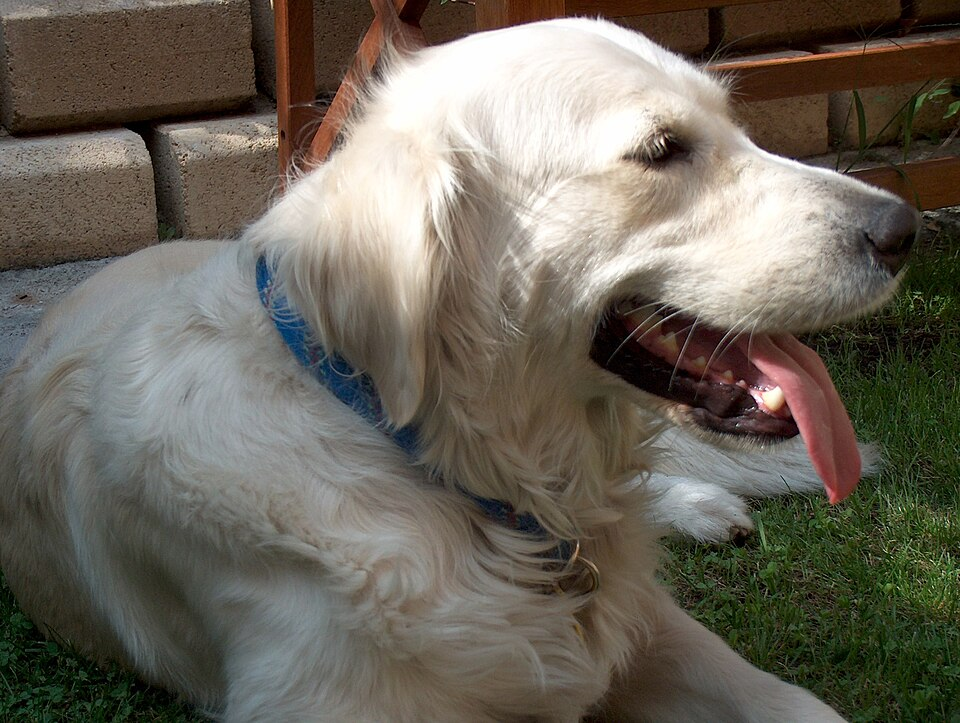
#> input picture figures/example_dog_public_domain.jpg, 960 x 723 px
$ python make_diffusion_example.py
#> lines starting #> are read from the running program, lines starting #| are printed output that depends on the picture
"""Make the illustrative clean/noisy thumbnails used in Figure 1.

Source: Espaby, Golden perro.JPG, Wikimedia Commons, public domain.
https://commons.wikimedia.org/wiki/File:Golden_perro.JPG

The thumbnails illustrate x_t = alpha_t*x_0 + sigma_t*epsilon in pixel space.
They are a schematic, not model latents. A shared epsilon is used for both t.
"""

from __future__ import annotations

from pathlib import Path

import cv2
import numpy as np


HERE = Path(__file__).resolve().parent
src = cv2.imread(str(HERE / "example_dog_public_domain.jpg"), cv2.IMREAD_COLOR)
#> src is the input picture: shape (723, 960, 3); mean B, G, R 90.4, 101.3, 107.1
if src is None or src.shape[:2] != (723, 960):
    raise RuntimeError("Expected the 960x723 Wikimedia Commons thumbnail")

# A face-centered square crop remains legible at the small icon size.
crop = src[10:690, 265:945]
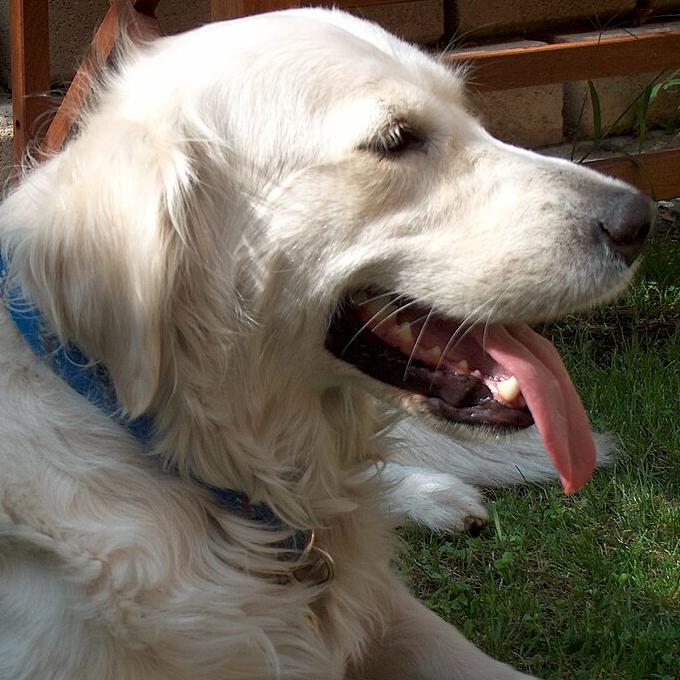
#> crop: shape (680, 680, 3); mean B, G, R 96.7, 109, 116.6
clean = cv2.resize(crop, (192, 192), interpolation=cv2.INTER_AREA)
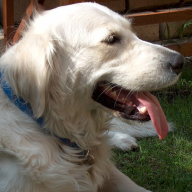
#> clean: shape (192, 192, 3); mean B, G, R 96.7, 109, 116.7
cv2.imwrite(str(HERE / "example_dog_clean.png"), clean)

x0 = clean.astype(np.float32) / 127.5 - 1.0
eps = np.random.default_rng(20261006).standard_normal(x0.shape).astype(np.float32)

for name, alpha in (("student", 0.95), ("ema", 0.86)):
    sigma = np.sqrt(1.0 - alpha * alpha)
    xt = alpha * x0 + sigma * eps
    image = np.clip((xt + 1.0) * 127.5, 0, 255).astype(np.uint8)
    cv2.imwrite(str(HERE / f"example_dog_noisy_{name}.png"), image)
#> this loop made 2 passes
#> pass 1, `xt = alpha * x0 + sigma * eps`:
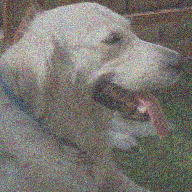
#> xt: shape (192, 192, 3) float32; mean B, G, R -0.23, -0.136, -0.0818; drawn with min black and max white
#> pass 1, `image = np.clip((xt + 1.0) * 127.5, 0, 255).astype(np.uint8)`:
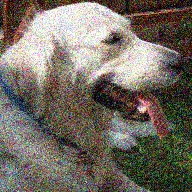
#> image: shape (192, 192, 3); mean B, G, R 99, 109.5, 116.1
#> pass 2, `xt = alpha * x0 + sigma * eps`:
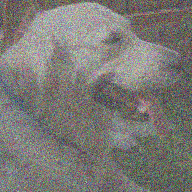
#> xt: shape (192, 192, 3) float32; mean B, G, R -0.208, -0.122, -0.0748; drawn with min black and max white
#> pass 2, `image = np.clip((xt + 1.0) * 127.5, 0, 255).astype(np.uint8)`:
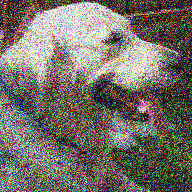
#> image: shape (192, 192, 3); mean B, G, R 103.4, 112.3, 117.7
